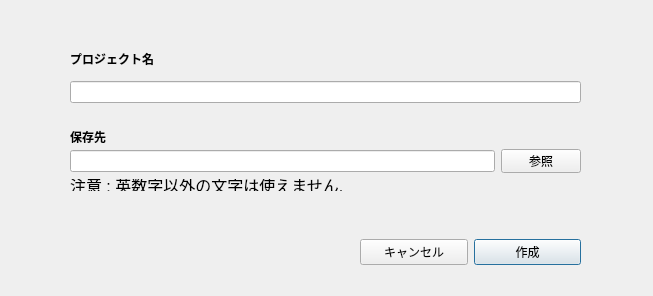
<?xml version="1.0" encoding="UTF-8"?>
<ui version="4.0">
 <class>NewProjectDialog</class>
 <widget class="QDialog" name="NewProjectDialog">
  <property name="geometry">
   <rect>
    <x>0</x>
    <y>0</y>
    <width>653</width>
    <height>296</height>
   </rect>
  </property>
  <property name="sizePolicy">
   <sizepolicy hsizetype="Fixed" vsizetype="Fixed">
    <horstretch>0</horstretch>
    <verstretch>0</verstretch>
   </sizepolicy>
  </property>
  <property name="font">
   <font>
    <pointsize>9</pointsize>
   </font>
  </property>
  <property name="windowTitle">
   <string>Dialog</string>
  </property>
  <widget class="QWidget" name="verticalLayoutWidget">
   <property name="geometry">
    <rect>
     <x>70</x>
     <y>130</y>
     <width>511</width>
     <height>61</height>
    </rect>
   </property>
   <layout class="QGridLayout" name="save_location_layout">
    <item row="1" column="0" rowspan="2">
     <widget class="QLineEdit" name="save_location_line">
      <property name="sizePolicy">
       <sizepolicy hsizetype="Expanding" vsizetype="Fixed">
        <horstretch>0</horstretch>
        <verstretch>0</verstretch>
       </sizepolicy>
      </property>
      <property name="text">
       <string/>
      </property>
     </widget>
    </item>
    <item row="1" column="1" rowspan="2">
     <widget class="QPushButton" name="reference_button">
      <property name="sizePolicy">
       <sizepolicy hsizetype="Minimum" vsizetype="Fixed">
        <horstretch>0</horstretch>
        <verstretch>0</verstretch>
       </sizepolicy>
      </property>
      <property name="text">
       <string>参照</string>
      </property>
      <property name="autoDefault">
       <bool>false</bool>
      </property>
      <property name="default">
       <bool>false</bool>
      </property>
      <property name="flat">
       <bool>false</bool>
      </property>
     </widget>
    </item>
    <item row="0" column="0">
     <widget class="QLabel" name="save_location_label">
      <property name="font">
       <font>
        <weight>75</weight>
        <bold>true</bold>
       </font>
      </property>
      <property name="text">
       <string>保存先</string>
      </property>
     </widget>
    </item>
	<item row="3" column="0">
     <widget class="QLabel" name="notation_label">
      <property name="font">
       <font>
        <pointsize>12</pointsize>
       </font>
      </property>
      <property name="text">
       <string>注意 : 英数字以外の文字は使えません.</string>
      </property>
     </widget>
    </item>
   </layout>
  </widget>
  <widget class="QWidget" name="verticalLayoutWidget_2">
   <property name="geometry">
    <rect>
     <x>70</x>
     <y>50</y>
     <width>511</width>
     <height>61</height>
    </rect>
   </property>
   <layout class="QGridLayout" name="project_name_layout">
    <item row="1" column="0" rowspan="2">
     <widget class="QLineEdit" name="project_name_line">
      <property name="inputMask">
       <string/>
      </property>
      <property name="text">
       <string/>
      </property>
      <property name="placeholderText">
       <string/>
      </property>
     </widget>
    </item>
    <item row="0" column="0">
     <widget class="QLabel" name="project_name_label">
      <property name="font">
       <font>
        <weight>75</weight>
        <bold>true</bold>
       </font>
      </property>
      <property name="text">
       <string>プロジェクト名</string>
      </property>
     </widget>
    </item>
   </layout>
  </widget>
  <widget class="QWidget" name="horizontalLayoutWidget">
   <property name="geometry">
    <rect>
     <x>360</x>
     <y>230</y>
     <width>221</width>
     <height>44</height>
    </rect>
   </property>
   <layout class="QHBoxLayout" name="buttons_layout">
    <item>
     <widget class="QPushButton" name="cancel_button">
      <property name="text">
       <string>キャンセル</string>
      </property>
      <property name="autoDefault">
       <bool>false</bool>
      </property>
     </widget>
    </item>
    <item>
     <widget class="QPushButton" name="create_button">
      <property name="text">
       <string>作成</string>
      </property>
      <property name="checkable">
       <bool>false</bool>
      </property>
      <property name="checked">
       <bool>false</bool>
      </property>
      <property name="autoDefault">
       <bool>true</bool>
      </property>
      <property name="default">
       <bool>false</bool>
      </property>
      <property name="flat">
       <bool>false</bool>
      </property>
     </widget>
    </item>
   </layout>
  </widget>
 </widget>
 <tabstops>
  <tabstop>project_name_line</tabstop>
  <tabstop>save_location_line</tabstop>
  <tabstop>reference_button</tabstop>
  <tabstop>cancel_button</tabstop>
  <tabstop>create_button</tabstop>
 </tabstops>
 <resources/>
 <connections/>
</ui>
